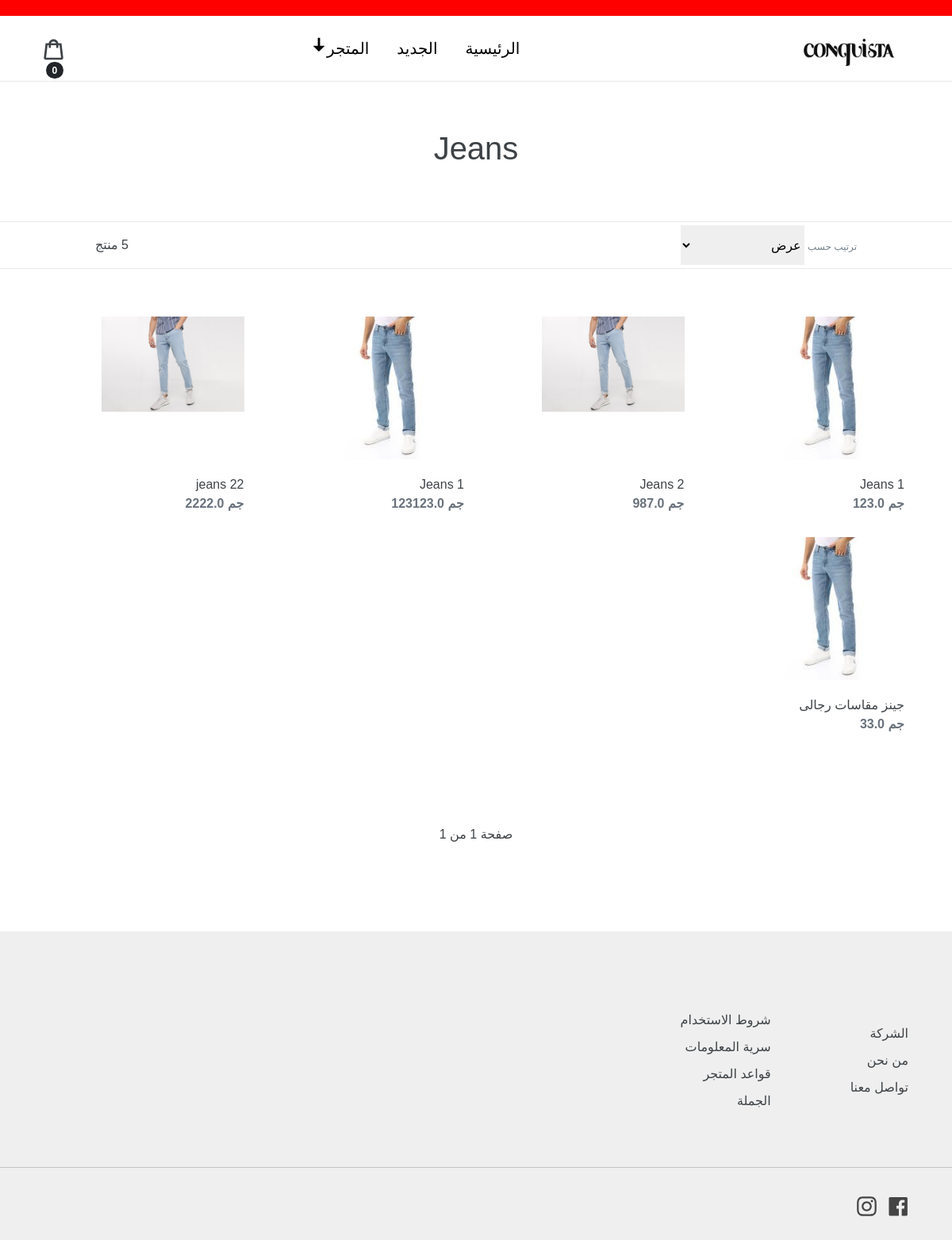
The app's page /collection/Jeans/ with its own data.
### store/models.py (models this page shows, shortened)
class Category(models.Model):
    name = models.CharField(max_length=200,blank=True,null=True)
    def __str__(self):
        return self.name

class Product(models.Model):
    name = models.CharField(max_length=200,blank=True,null=True)
    price = models.FloatField(blank=True,null=True)
    category=models.ForeignKey(Category,on_delete=models.CASCADE)
    size=models.ManyToManyField(Size,through='ProductSize',blank=True)
    isNew = models.BooleanField(default=False,verbose_name="منتج جديد")
    isOnSale = models.BooleanField(default=False,verbose_name="المنتج عليه عرض")
    SalePrice = models.FloatField(default=0,blank=True,null=False,verbose_name="سعر العرض")
    isSoldOut = models.BooleanField(default=False,verbose_name="المنتج غير متاح")
    slug = models.SlugField(max_length=200,null=True,blank=True,allow_unicode=True)
    desc = models.TextField(blank=True,null=True)
    image = models.ImageField()

### store/views.py (the view)
# urls.py: path('collection/<str:pk>/',CollectionsPage,name='collection'),
def CollectionsPage(request,pk):
    sortType = request.GET.get('filter_by')
    subs=Category.objects.get(name=pk)
    productsNew  = SortingProducts(sortType,False,subs)
    paginator = Paginator(productsNew, 16)
    page_number = request.GET.get("page")
    page_obj = paginator.get_page(page_number)
    context={'sort':sortType,"page_obj": page_obj,"count":productsNew.count(),"subs":subs}
    return render(request,'store/Collection.html',context)

### store/context_processors.py (called while the page is built)
def store_menu(request):
    menu_items = Category.objects.all()
    logo = logoURL()
    return {'menu_items':menu_items,'logo':logo}

def logoURL():
    try:
        logo = WebSiteInfo.objects.get().Logo.url
        return logo
    except:
        return ''

def cart_badge(request):
    try:
        cart = json.loads(request.COOKIES['cart'])
    except:
        cart = {}
    cart_items=0
    for i in cart:
        cart_items += int(cart[i]['quantity'])
    return {'cart_items':cart_items}

### store/templates/store/Collection.html (shortened to what this page needs)
{% extends 'store/base.html' %}
{% load static %}
{% block content %}
<div class="title">
    <h1>{{subs.name}}</h1>
</div>
<div class="bar">
    <div class="filters-bar-container">
        <form action="{% url 'collection' subs.name %}" method="get" name="filterForm" id="filter">
            <label class="filters-toolbar-label select-labe" for="SortBy">ترتيب حسب</label>
            <select name="filter_by" onchange='document.filterForm.submit();'>
                <option value="manual" {% if sort == 'manual' %}selected{% endif %}>عرض</option>
            </select>
        </form>
    </div>
    <span class="filters-toolbar-product-count">{{count}} منتج</span>
</div>
<div class="grid-container">
    {% for prod in page_obj %}
        <div class="product-card">
            <a href="{% url 'product' prod.slug %}" class="card-anchor">
            </a>
            <div>
                <img
                    class="grid-image"
                    src="{{prod.image.url}}"
                    alt="{{prod.name}}" />
            </div>
            {% if prod.isSoldOut %}
            <div class="sold-out">SOLD OUT</div>
            {% else %}
                <div>
                    <div class="product-card-title">{{prod.name}}</div>
                    {% if prod.isOnSale %}
                    <span class="price-item saleClass"> جم {{prod.price}} </span>
                    <span class="price-item"> جم {{prod.SalePrice}} </span>
                    {% else %}
                    <span class="price-item"> جم {{prod.price}} </span>
                    {% endif %}
                </div>
            {% endif %}
        </div>
    {% endfor %}
</div>
<div class="pagination">
    <div class="pagination-text">صفحة <span>{{ page_obj.number }}</span> من <span>{{ page_obj.paginator.num_pages }}</span></div>
</div>
{% endblock content %}

### static/css/main2.css (style rules this page uses)
* { margin: 0; padding: 0; box-sizing: border-box; font-family: "Gill Sans", sans-serif; }
a { text-decoration: none; color: #3d4246; }
body { font-family: "Work Sans", sans-serif; font-size: 16px; line-height: 1.5; font-weight: 400; font-style: normal; color: #3d4246; background-color: #fff; }
.grid-container { display: grid; grid-template-columns: repeat(4, 1fr); justify-content: center; margin: 5%; gap: 30px; }
.price-item { color: #69727b; font-weight: 600; }
.product-card { position: relative; width: 80%; max-height: 400px; display: flex; flex-direction: column; justify-content: space-between; gap: 20px; }
.card-anchor { position: absolute; top: 0; right: 0; bottom: 0; left: 0; z-index: 2; }
.title { display: flex; justify-content: center; }
.title h1 { padding: 60px; }
.bar { border-top: 1px solid #e8e9eb; border-bottom: 1px solid #e8e9eb; display: flex; align-items: center; justify-content: space-between; height: 60px; padding: 0 10% 0 10%; }
label { cursor: pointer; font-size: 0.75em; text-transform: uppercase; margin-bottom: 5px; font-weight: 400; color: #74808a; line-height: 1.5; }
select { border: none; height: 50px; }
option { font-size: 20px; }
.filters-bar-container { display: flex; gap: 40px; }
.pagination { display: flex; justify-content: center; align-items: center; padding: 55px; gap: 50px; }
.grid-image { max-width: 180px; }

### records on screen
Category: name "Jeans"
Product: image (picture), name "Jeans 1", price "123.0"
Product: image (picture), name "Jeans 2", price "987.0"
Product: image (picture), name "Jeans 1", price "123123.0"
Product: image (picture), name "jeans 22", price "2222.0"
Product: image (picture), name "جينز مقاسات رجالى", price "33.0"

### other values on screen
{{ cart_items }} "0"
{{ count }} "5"
{{ page_obj.number }} "1"
{{ page_obj.paginator.num_pages }} "1"
